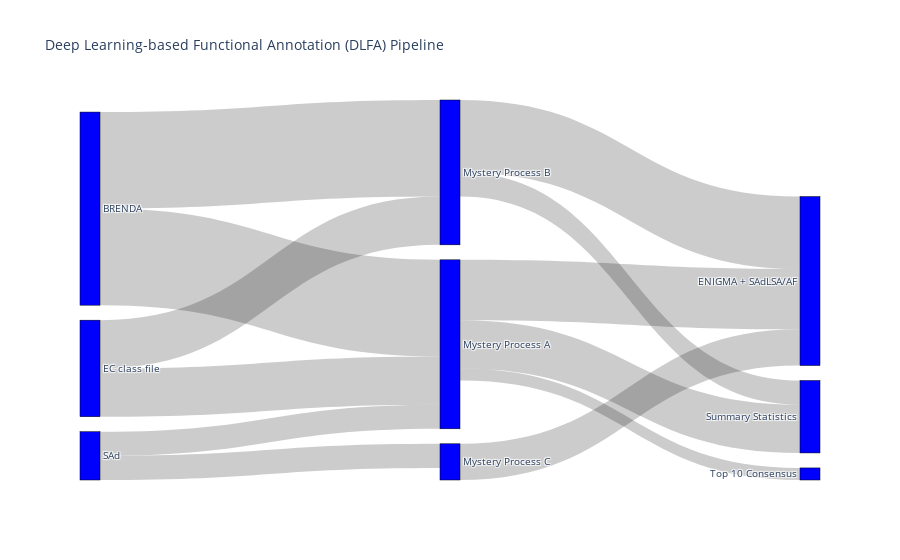

Notebook cell for this chart:
### Code cell
fig = go.Figure(data=[go.Sankey(
    node = dict(
      pad = 15,
      thickness = 20,
      line = dict(color = "black", width = 0.5),
      label = ["BRENDA", "EC class file", "SAd", # sources [0,1,2]
               "Mystery Process A", "Mystery Process B", "Mystery Process C", # processing [3,4,5]
               "Top 10 Consensus", "Summary Statistics", "ENIGMA + SAdLSA/AF"], # final output [6,7,8]
      customdata = ["BRENDA", "EC class file", "SAdLSA", 
                    "Long name B2", "Long name C1", "Long name C2",
                   "Find consensus between EC predicted across top 10 and from TMalign/AF for a protein",
                   "Get summary statistics across the full dataset",
                   "Map ENIGMA fitness data to hypotheses from SAdLSA/AF"],
      hovertemplate='Node %{customdata} has total value %{value}<extra></extra>',
      color = "blue"
    ),
    link = dict(
      source = [0, 1, 2, 0, 1, 2, 3, 4, 5, 3, 3, 4], # indices correspond to labels, eg A1, A2, A2, B1, ...
      target = [3, 3, 3, 4, 4, 5, 6, 7, 8, 7, 8, 8],
      value = [8, 4, 2, 8, 4, 2, 1, 2, 3, 4, 5, 6],
      customdata = ["q","r","s","t","u","v"],
      hovertemplate='Link from node %{source.customdata}<br />'+
        'to node%{target.customdata}<br />has value %{value}'+
        '<br />and data %{customdata}<extra></extra>',
  ))])

fig.update_layout(title_text="Deep Learning-based Functional Annotation (DLFA) Pipeline", font_size=10)
fig.show()

### Figure 1 — Plotly figure (JSON) as saved in the notebook; plotly's stock layout.template omitted (floating-point values rounded to 4 significant figures)
{"data": [{"link": {"customdata": ["q", "r", "s", "t", "u", "v"], "hovertemplate": "Link from node %{source.customdata}<br />to node%{target.customdata}<br />has value %{value}<br />and data %{customdata}<extra></extra>", "source": [0, 1, 2, 0, 1, 2, 3, 4, 5, 3, 3, 4], "target": [3, 3, 3, 4, 4, 5, 6, 7, 8, 7, 8, 8], "value": [8, 4, 2, 8, 4, 2, 1, 2, 3, 4, 5, 6]}, "node": {"color": "blue", "customdata": ["BRENDA", "EC class file", "SAdLSA", "Long name B2", "Long name C1", "Long name C2", "Find consensus between EC predicted across top 10 and from TMalign/AF for a protein", "Get summary statistics across the full dataset", "Map ENIGMA fitness data to hypotheses from SAdLSA/AF"], "hovertemplate": "Node %{customdata} has total value %{value}<extra></extra>", "label": ["BRENDA", "EC class file", "SAd", "Mystery Process A", "Mystery Process B", "Mystery Process C", "Top 10 Consensus", "Summary Statistics", "ENIGMA + SAdLSA/AF"], "line": {"color": "black", "width": 0.5}, "pad": 15, "thickness": 20}, "type": "sankey"}], "layout": {"font": {"size": 10}, "title": {"text": "Deep Learning-based Functional Annotation (DLFA) Pipeline"}}}
